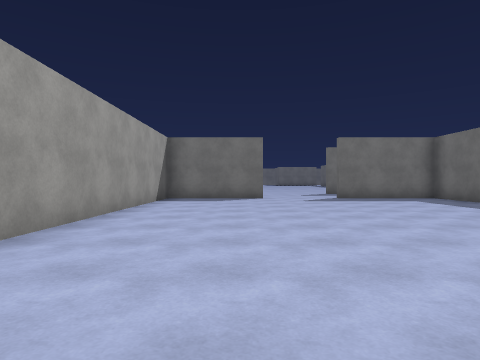
view 1 (above)

20 first-person views from a walk through a 3-D level made in the Unity game engine. The camera is 1.2 m above the floor, looks level and sees 75° across. The floor is counted in squares, 2 m on a side. Each view is taken from the middle of a square. On the plan, view 1 faces up. The plan holds only what a view shows up to about 9 squares ahead; the rest is blank. The place goes on beyond the plan. The player character is not drawn. Surface patterns are stand-ins for the level's own textures.

view 2
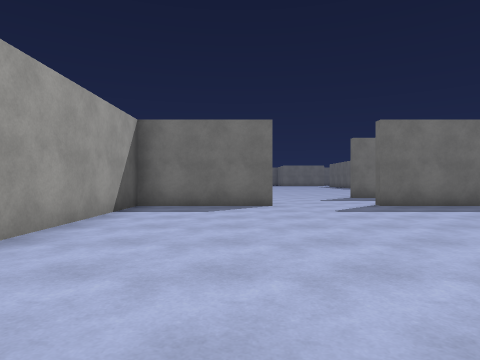

view 3
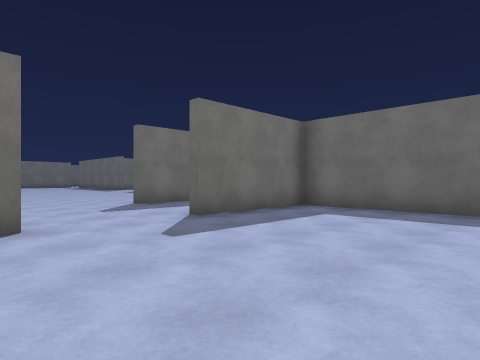

view 4
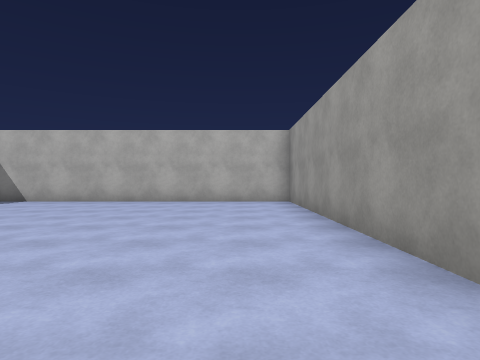

view 5
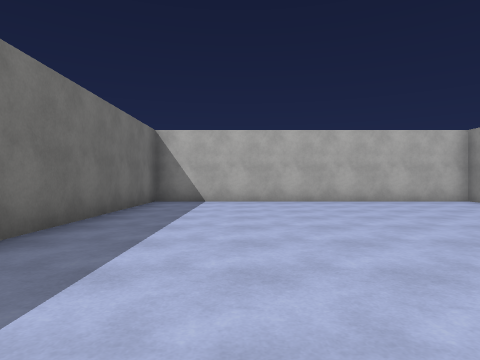

view 6
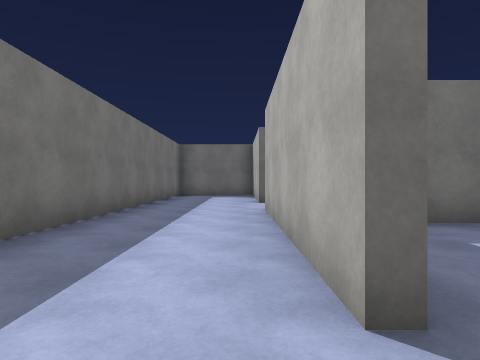

view 7
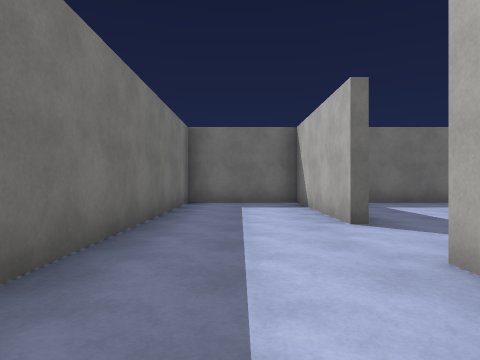

view 8
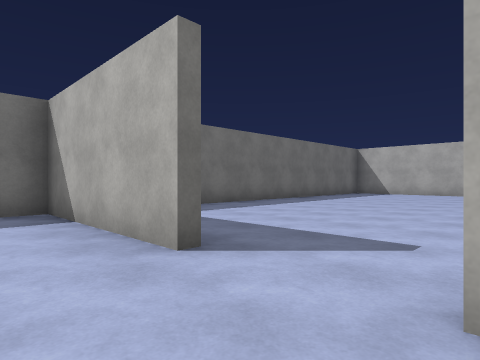

view 9
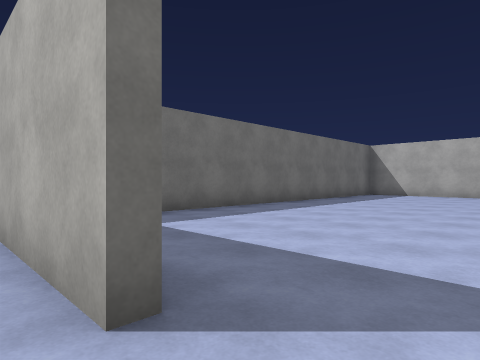

view 10
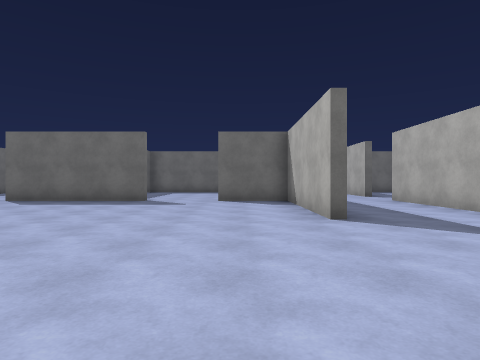

view 11
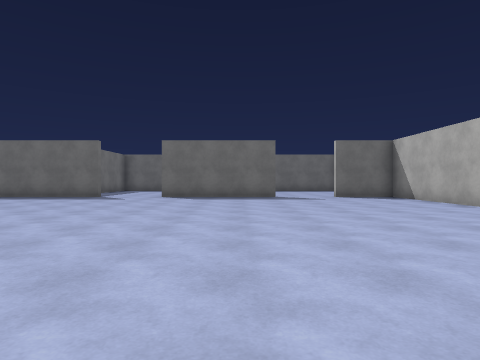

view 12
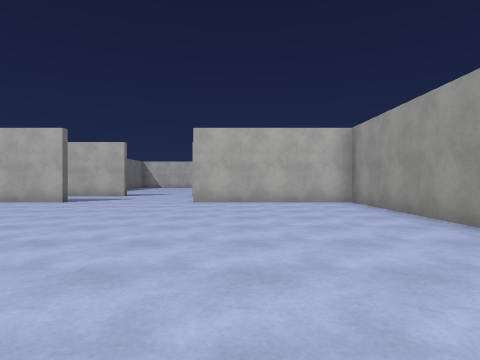

view 13
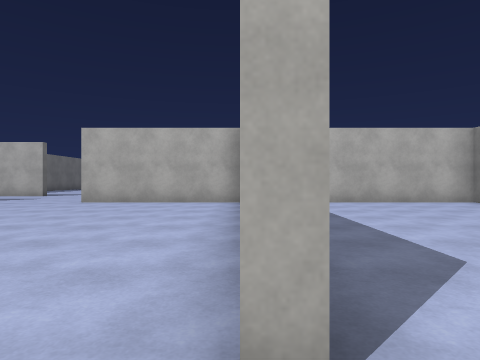

view 14
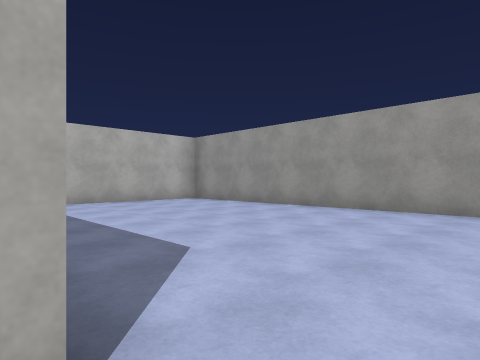

view 15
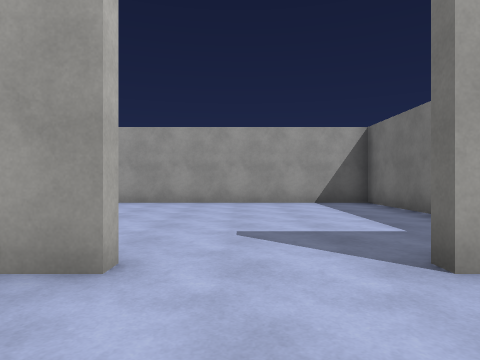

view 16
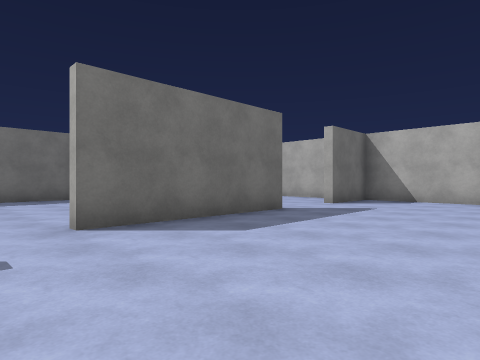

view 17
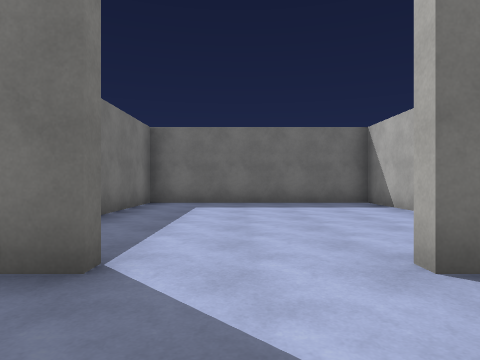

view 18
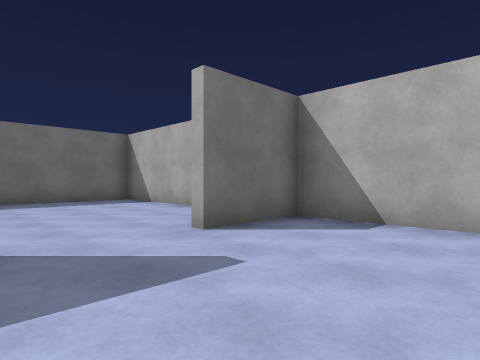

view 19
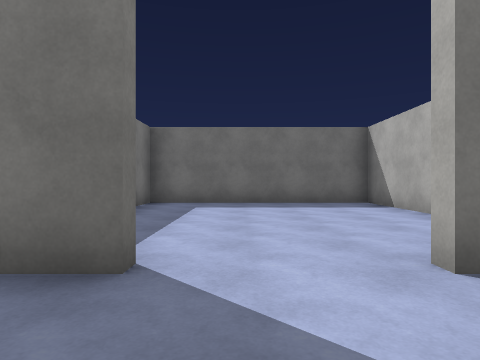

view 20
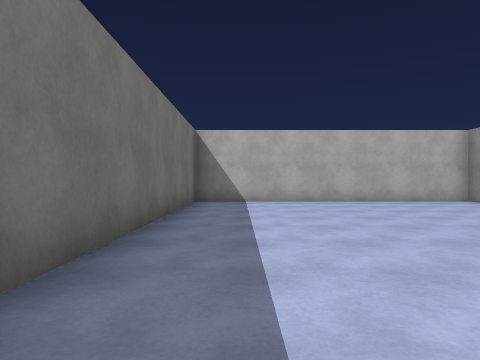

### Floor plan
Ten units are one square. View 1 is at (0, 0); x grows to the right and y downward. Boxes are objects, and circles mark ways between rooms. Rooms are numbered by the first view taken in them; rooms with no view inside come last. Other rooms are left out.
<svg viewBox="-109 -259 256 282">
<path fill="none" stroke="#000" d="M9 -102 -24 -102 -24 18 64 18 64 -40M32 -105 82 -105M64 -68 64 -102 32 -102M102 -105 142 -105 142 -134 38 -134M80 -176 80 -218M80 -240 80 -246M38 -136 80 -136 80 -156M120 -196 142 -196 142 -254 112 -254M-40 -211 -40 -204M-40 -181 -40 -136 2 -136M-104 -136 -64 -136M-75 -254 -103 -254 -103 -155M66 12 66 18 142 18 142 -86"/>
<circle cx="20" cy="-130" r="3" fill="#2a7"/>
<circle cx="95" cy="-100" r="3" fill="#2a7"/>
<circle cx="-40" cy="-225" r="3" fill="#2a7"/>
<text x="20" y="-70">1</text>
<text x="40" y="-200">2</text>
<text x="-70" y="-190">3</text>
<text x="110" y="-40">4</text>
</svg>
Room 1 opens to room 2. Room 1 opens to room 4. Room 2 opens to room 3.

Where each view was taken, in squares from view 1:
view 1: 0 up, 0 right, facing up
view 2: 3 up, 0 right, facing up
view 3: 6 up, 0 right, facing up-right
view 4: 7 up, 1 left, facing down
view 5: 7 up, 4 right, facing down
view 6: 11 up, 2 right, facing right
view 7: 12 up, 6 right, facing right
view 8: 12 up, 8 right, facing down-right
view 9: 11 up, 9 right, facing down-right
view 10: 15 up, 1 left, facing right
view 11: 19 up, 3 left, facing right
view 12: 22 up, 1 left, facing down
view 13: 22 up, 4 left, facing down
view 14: 22 up, 4 left, facing down-left
view 15: 22 up, 2 left, facing left
view 16: 23 up, 4 right, facing down-right
view 17: 23 up, 6 right, facing right
view 18: 18 up, 5 right, facing down-right
view 19: 17 up, 6 right, facing right
view 20: 7 up, 13 right, facing down
